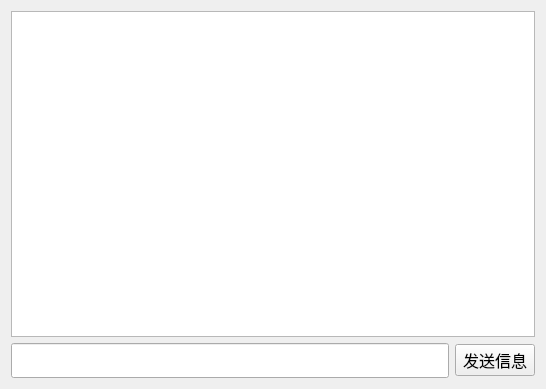
<?xml version="1.0" encoding="UTF-8"?>
<ui version="4.0">
 <class>PrivateChat</class>
 <widget class="QWidget" name="PrivateChat">
  <property name="geometry">
   <rect>
    <x>0</x>
    <y>0</y>
    <width>546</width>
    <height>389</height>
   </rect>
  </property>
  <property name="windowTitle">
   <string>Form</string>
  </property>
  <layout class="QGridLayout" name="gridLayout">
   <item row="0" column="0">
    <layout class="QVBoxLayout" name="verticalLayout">
     <item>
      <widget class="QTextEdit" name="chatTextEdit"/>
     </item>
     <item>
      <layout class="QHBoxLayout" name="horizontalLayout">
       <item>
        <widget class="QLineEdit" name="lineEdit">
         <property name="font">
          <font>
           <family>Adobe Heiti Std</family>
           <pointsize>14</pointsize>
          </font>
         </property>
        </widget>
       </item>
       <item>
        <widget class="QPushButton" name="pushButton">
         <property name="font">
          <font>
           <family>Adobe Heiti Std</family>
           <pointsize>12</pointsize>
          </font>
         </property>
         <property name="text">
          <string>发送信息</string>
         </property>
        </widget>
       </item>
      </layout>
     </item>
    </layout>
   </item>
  </layout>
 </widget>
 <resources/>
 <connections/>
</ui>
